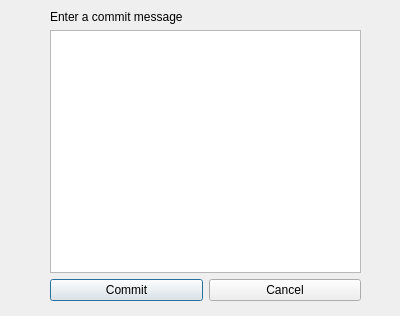
<?xml version="1.0" encoding="UTF-8"?>
<ui version="4.0">
 <class>GitCommitDialog</class>
 <widget class="QDialog" name="GitCommitDialog">
  <property name="geometry">
   <rect>
    <x>0</x>
    <y>0</y>
    <width>400</width>
    <height>316</height>
   </rect>
  </property>
  <property name="windowTitle">
   <string>Dialog</string>
  </property>
  <widget class="QWidget" name="layoutWidget">
   <property name="geometry">
    <rect>
     <x>50</x>
     <y>10</y>
     <width>311</width>
     <height>291</height>
    </rect>
   </property>
   <layout class="QVBoxLayout" name="verticalLayout">
    <item>
     <widget class="QLabel" name="label">
      <property name="text">
       <string>Enter a commit message</string>
      </property>
     </widget>
    </item>
    <item>
     <widget class="QPlainTextEdit" name="commitMessage"/>
    </item>
    <item>
     <layout class="QHBoxLayout" name="horizontalLayout">
      <item>
       <widget class="QPushButton" name="commitButton">
        <property name="text">
         <string>Commit</string>
        </property>
       </widget>
      </item>
      <item>
       <widget class="QPushButton" name="cancelButton">
        <property name="text">
         <string>Cancel</string>
        </property>
       </widget>
      </item>
     </layout>
    </item>
   </layout>
  </widget>
 </widget>
 <resources/>
 <connections/>
</ui>
